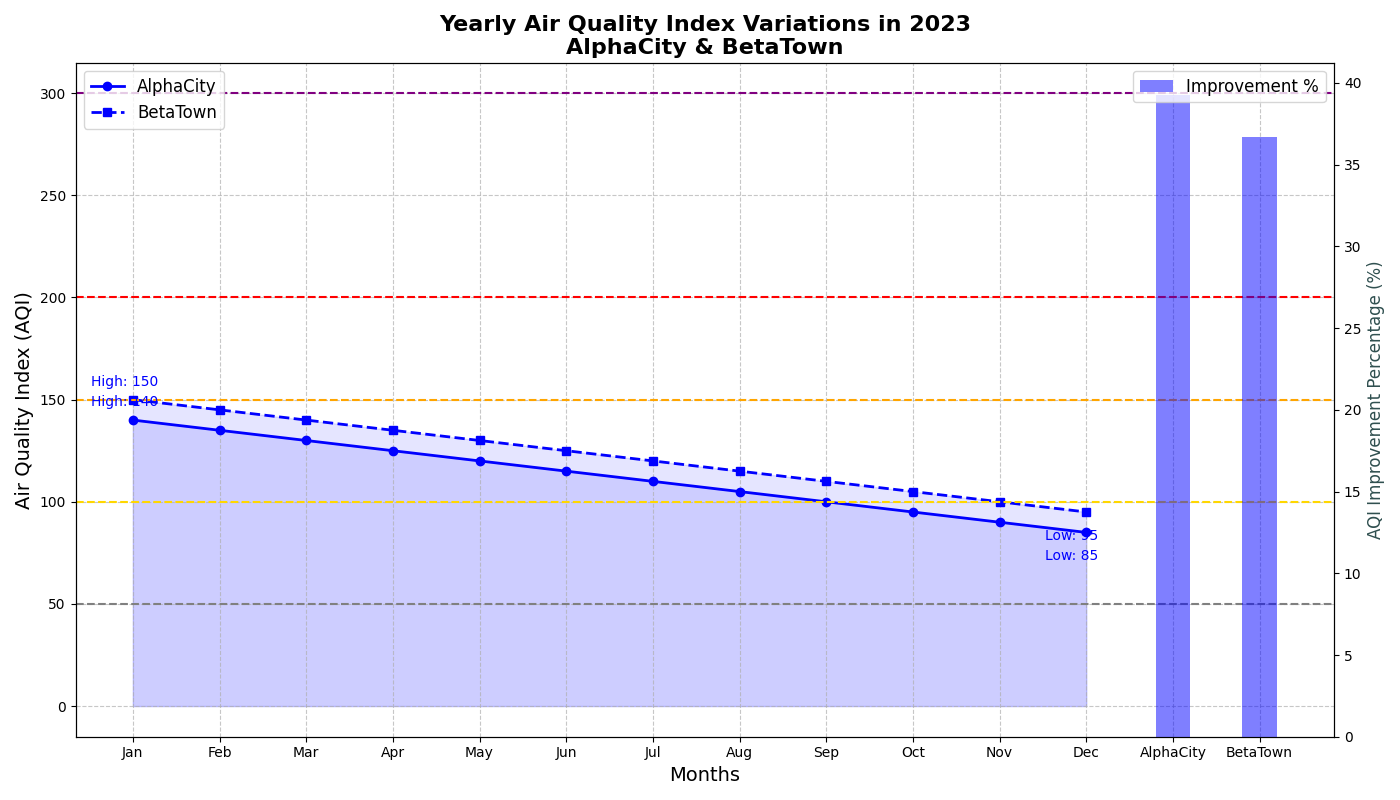

This figure's Python source:
import matplotlib.pyplot as plt
import numpy as np

months = np.array([
    'Jan', 'Feb', 'Mar', 'Apr', 'May', 'Jun', 
    'Jul', 'Aug', 'Sep', 'Oct', 'Nov', 'Dec'
])

alpha_city_aqi = np.array([140, 135, 130, 125, 120, 115, 110, 105, 100, 95, 90, 85])
beta_town_aqi = np.array([150, 145, 140, 135, 130, 125, 120, 115, 110, 105, 100, 95])

fig, ax1 = plt.subplots(figsize=(14, 8))

ax1.plot(months, alpha_city_aqi, label='AlphaCity', color='blue', marker='o', linestyle='-', linewidth=2)
ax1.plot(months, beta_town_aqi, label='BetaTown', color='blue', marker='s', linestyle='--', linewidth=2)

ax1.fill_between(months, alpha_city_aqi, color='blue', alpha=0.1)
ax1.fill_between(months, beta_town_aqi, color='blue', alpha=0.1)

ax1.set_title('Yearly Air Quality Index Variations in 2023\nAlphaCity & BetaTown', fontsize=16, fontweight='bold')
ax1.set_xlabel('Months', fontsize=14)
ax1.set_ylabel('Air Quality Index (AQI)', fontsize=14)

ax1.axhline(y=50, color='grey', linewidth=1.5, linestyle='--')
ax1.axhline(y=100, color='gold', linewidth=1.5, linestyle='--')
ax1.axhline(y=150, color='orange', linewidth=1.5, linestyle='--')
ax1.axhline(y=200, color='red', linewidth=1.5, linestyle='--')
ax1.axhline(y=300, color='purple', linewidth=1.5, linestyle='--')

ax1.grid(True, linestyle='--', alpha=0.7)

for city, aqi in [('AlphaCity', alpha_city_aqi), ('BetaTown', beta_town_aqi)]:
    max_aqi = aqi.max()
    min_aqi = aqi.min()
    ax1.annotate(f"High: {max_aqi}", 
                 (months[aqi.argmax()], max_aqi), 
                 textcoords="offset points", xytext=(-30, 10), fontsize=10, color='blue')
    ax1.annotate(f"Low: {min_aqi}", 
                 (months[aqi.argmin()], min_aqi), 
                 textcoords="offset points", xytext=(-30, -20), fontsize=10, color='blue')

ax2 = ax1.twinx()
alpha_improvement = (alpha_city_aqi[0] - alpha_city_aqi[-1]) / alpha_city_aqi[0] * 100
beta_improvement = (beta_town_aqi[0] - beta_town_aqi[-1]) / beta_town_aqi[0] * 100

improvements = np.array([alpha_improvement, beta_improvement])
cities = ['AlphaCity', 'BetaTown']
ax2.bar(cities, improvements, color='blue', alpha=0.5, width=0.4, label='Improvement %')
ax2.set_ylabel('AQI Improvement Percentage (%)', fontsize=12, color='darkslategray')

ax1.legend(loc='upper left', fontsize=12)
ax2.legend(loc='upper right', fontsize=12)

plt.tight_layout()
plt.show()
